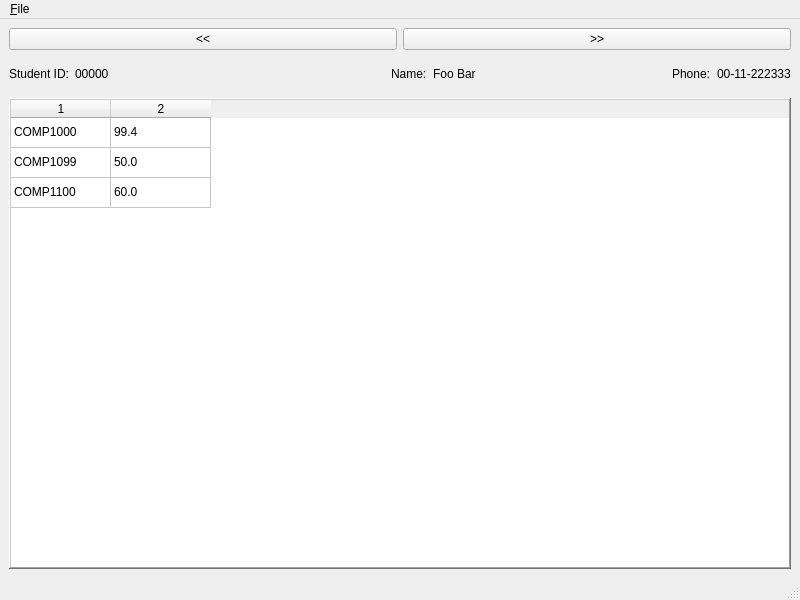
<?xml version="1.0" encoding="UTF-8"?>
<ui version="4.0">
 <class>MainWindow</class>
 <widget class="QMainWindow" name="MainWindow">
  <property name="geometry">
   <rect>
    <x>0</x>
    <y>0</y>
    <width>800</width>
    <height>600</height>
   </rect>
  </property>
  <property name="windowTitle">
   <string>MainWindow</string>
  </property>
  <widget class="QWidget" name="centralwidget">
   <layout class="QVBoxLayout" name="verticalLayout">
    <item>
     <layout class="QHBoxLayout" name="horizontalLayout">
      <item>
       <widget class="QPushButton" name="buttonPrev">
        <property name="text">
         <string>&lt;&lt;</string>
        </property>
       </widget>
      </item>
      <item>
       <widget class="QPushButton" name="buttonNext">
        <property name="text">
         <string>&gt;&gt;</string>
        </property>
       </widget>
      </item>
     </layout>
    </item>
    <item>
     <layout class="QHBoxLayout" name="horizontalLayout_5" stretch="0,0,0,0">
      <property name="topMargin">
       <number>8</number>
      </property>
      <property name="bottomMargin">
       <number>8</number>
      </property>
      <item>
       <layout class="QHBoxLayout" name="horizontalLayout_2">
        <item>
         <widget class="QLabel" name="label">
          <property name="text">
           <string>Student ID:</string>
          </property>
         </widget>
        </item>
        <item>
         <widget class="QLabel" name="sidLabel">
          <property name="text">
           <string>00000</string>
          </property>
         </widget>
        </item>
       </layout>
      </item>
      <item>
       <spacer name="horizontalSpacer">
        <property name="orientation">
         <enum>Qt::Horizontal</enum>
        </property>
        <property name="sizeHint" stdset="0">
         <size>
          <width>40</width>
          <height>20</height>
         </size>
        </property>
       </spacer>
      </item>
      <item>
       <layout class="QHBoxLayout" name="horizontalLayout_3">
        <item>
         <widget class="QLabel" name="label_3">
          <property name="text">
           <string>Name:</string>
          </property>
         </widget>
        </item>
        <item>
         <widget class="QLabel" name="nameLabel">
          <property name="text">
           <string>Foo Bar</string>
          </property>
         </widget>
        </item>
        <item>
         <spacer name="horizontalSpacer_2">
          <property name="orientation">
           <enum>Qt::Horizontal</enum>
          </property>
          <property name="sizeHint" stdset="0">
           <size>
            <width>40</width>
            <height>20</height>
           </size>
          </property>
         </spacer>
        </item>
       </layout>
      </item>
      <item>
       <layout class="QHBoxLayout" name="horizontalLayout_4">
        <item>
         <widget class="QLabel" name="label_2">
          <property name="text">
           <string>Phone:</string>
          </property>
         </widget>
        </item>
        <item>
         <widget class="QLabel" name="phoneLabel">
          <property name="text">
           <string>00-11-222333</string>
          </property>
         </widget>
        </item>
       </layout>
      </item>
     </layout>
    </item>
    <item>
     <widget class="QTableWidget" name="tableWidget">
      <property name="frameShape">
       <enum>QFrame::WinPanel</enum>
      </property>
      <property name="frameShadow">
       <enum>QFrame::Raised</enum>
      </property>
      <property name="lineWidth">
       <number>1</number>
      </property>
      <property name="midLineWidth">
       <number>1</number>
      </property>
      <property name="rowCount">
       <number>3</number>
      </property>
      <property name="columnCount">
       <number>2</number>
      </property>
      <attribute name="horizontalHeaderVisible">
       <bool>true</bool>
      </attribute>
      <attribute name="horizontalHeaderStretchLastSection">
       <bool>false</bool>
      </attribute>
      <attribute name="verticalHeaderVisible">
       <bool>false</bool>
      </attribute>
      <row/>
      <row/>
      <row/>
      <column/>
      <column/>
      <item row="0" column="0">
       <property name="text">
        <string>COMP1000</string>
       </property>
      </item>
      <item row="0" column="1">
       <property name="text">
        <string>99.4</string>
       </property>
      </item>
      <item row="1" column="0">
       <property name="text">
        <string>COMP1099</string>
       </property>
      </item>
      <item row="1" column="1">
       <property name="text">
        <string>50.0</string>
       </property>
      </item>
      <item row="2" column="0">
       <property name="text">
        <string>COMP1100</string>
       </property>
      </item>
      <item row="2" column="1">
       <property name="text">
        <string>60.0</string>
       </property>
      </item>
     </widget>
    </item>
   </layout>
  </widget>
  <widget class="QMenuBar" name="menubar">
   <property name="geometry">
    <rect>
     <x>0</x>
     <y>0</y>
     <width>800</width>
     <height>21</height>
    </rect>
   </property>
   <widget class="QMenu" name="menu_File">
    <property name="title">
     <string>&amp;File</string>
    </property>
    <addaction name="action_Open_Database"/>
    <addaction name="action_Save"/>
    <addaction name="action_Close"/>
    <addaction name="separator"/>
    <addaction name="actionE_xit"/>
   </widget>
   <addaction name="menu_File"/>
  </widget>
  <widget class="QStatusBar" name="statusbar"/>
  <action name="action_Open_Database">
   <property name="text">
    <string>&amp;Open Database</string>
   </property>
  </action>
  <action name="action_Close">
   <property name="text">
    <string>&amp;Close</string>
   </property>
  </action>
  <action name="action">
   <property name="text">
    <string>---</string>
   </property>
  </action>
  <action name="actionE_xit">
   <property name="text">
    <string>E&amp;xit</string>
   </property>
  </action>
  <action name="action_Save">
   <property name="text">
    <string>&amp;Save</string>
   </property>
  </action>
 </widget>
 <resources/>
 <connections/>
</ui>
